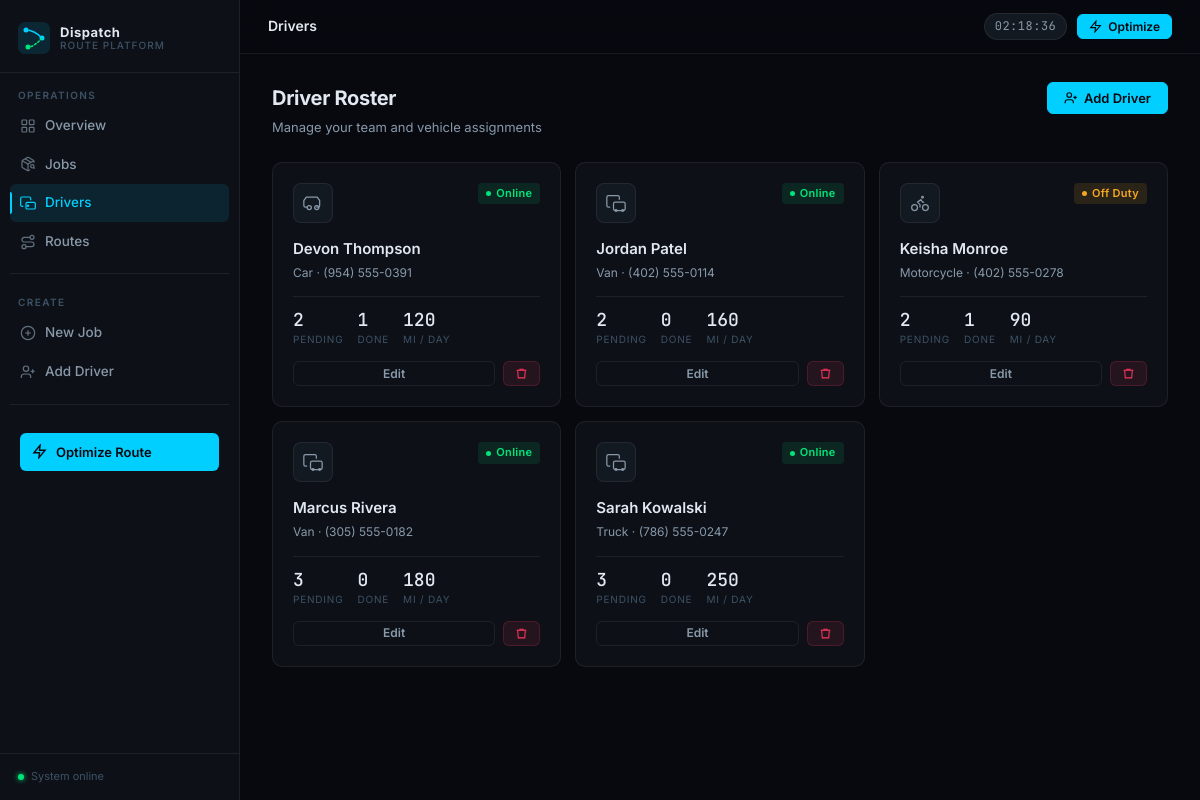
The app's page /drivers/ with its own data.
### optimizer/models.py (models this page shows, shortened)
class Driver(models.Model):
    VEHICLE_CHOICES = [
        ('van', 'Van'),
        ('truck', 'Truck'),
        ('car', 'Car'),
        ('motorcycle', 'Motorcycle'),
        ('bike', 'Bike'),
    ]
    name = models.CharField(max_length=100)
    phone = models.CharField(max_length=20, blank=True)
    vehicle_type = models.CharField(max_length=20, choices=VEHICLE_CHOICES, default='van')
    max_daily_distance = models.FloatField(default=200.0)  # miles
    is_available = models.BooleanField(default=True)
    created_at = models.DateTimeField(auto_now_add=True)
    class Meta:
        ordering = ['name']
    def pending_jobs_count(self):
        return self.jobs.filter(status='pending').count()
    def completed_jobs_count(self):
        return self.jobs.filter(status='completed').count()

### optimizer/views.py (the view)
# urls.py: path('drivers/', views.driver_list, name='driver_list'),
def driver_list(request):
    drivers = Driver.objects.prefetch_related('jobs').all()
    return render(request, 'optimizer/driver_list.html', {'drivers': drivers})

### optimizer/templates/optimizer/driver_list.html (shortened to what this page needs)
{% extends 'optimizer/base.html' %}
{% block page_title %}Drivers{% endblock %}
{% block content %}
<div class="page-header">
  <div>
    <h1>Driver Roster</h1>
    <div class="sub">Manage your team and vehicle assignments</div>
  </div>
  <a href="{% url 'driver_create' %}" class="btn btn-primary">
    <svg xmlns="http://www.w3.org/2000/svg" viewBox="0 0 24 24" fill="none" stroke="currentColor"><path d="M16 21v-2a4 4 0 0 0-4-4H6a4 4 0 0 0-4 4v2"/><circle cx="9" cy="7" r="4"/><line x1="19" y1="8" x2="19" y2="14"/><line x1="22" y1="11" x2="16" y2="11"/></svg>
    Add Driver
  </a>
</div>
{% if drivers %}
<div class="driver-grid">
  {% for driver in drivers %}
  <div class="driver-card">
    <div class="driver-header">
      <div class="vehicle-icon">
        {% if driver.vehicle_type == 'van' or driver.vehicle_type == 'truck' %}
        <svg xmlns="http://www.w3.org/2000/svg" viewBox="0 0 24 24" fill="none" stroke="currentColor"><path d="M5 17H3a2 2 0 0 1-2-2V5a2 2 0 0 1 2-2h11a2 2 0 0 1 2 2v3"/><rect x="9" y="11" width="14" height="10" rx="2"/><circle cx="12" cy="21" r="1"/><circle cx="20" cy="21" r="1"/></svg>
        {% elif driver.vehicle_type == 'car' %}
        <svg xmlns="http://www.w3.org/2000/svg" viewBox="0 0 24 24" fill="none" stroke="currentColor"><path d="M5 17H3a2 2 0 0 1-2-2V9l3-4h13l3 4v6a2 2 0 0 1-2 2h-2"/><circle cx="7.5" cy="17.5" r="2.5"/><circle cx="16.5" cy="17.5" r="2.5"/></svg>
        {% else %}
        <svg xmlns="http://www.w3.org/2000/svg" viewBox="0 0 24 24" fill="none" stroke="currentColor"><circle cx="18.5" cy="17.5" r="3.5"/><circle cx="5.5" cy="17.5" r="3.5"/><circle cx="15" cy="5" r="1"/><path d="M12 17.5V14l-3-3 4-3 2 3h2"/></svg>
        {% endif %}
      </div>
      {% if driver.is_available %}
      <span class="badge badge-completed">Online</span>
      {% else %}
      <span class="badge badge-pending">Off Duty</span>
      {% endif %}
    </div>
    <div class="driver-name">{{ driver.name }}</div>
    <div class="driver-meta">
      {{ driver.get_vehicle_type_display }}{% if driver.phone %} &middot; {{ driver.phone }}{% endif %}
    </div>
    <div class="driver-stats">
      <div class="ds-item">
        <span class="ds-val">{{ driver.pending_jobs_count }}</span>
        <span class="ds-lbl">Pending</span>
      </div>
      <div class="ds-item">
        <span class="ds-val">{{ driver.completed_jobs_count }}</span>
        <span class="ds-lbl">Done</span>
      </div>
      <div class="ds-item">
        <span class="ds-val">{{ driver.max_daily_distance|floatformat:0 }}</span>
        <span class="ds-lbl">mi / day</span>
      </div>
    </div>
    <div class="driver-actions">
      <a href="{% url 'driver_edit' driver.pk %}" class="btn btn-ghost btn-sm" style="flex:1;justify-content:center;">Edit</a>
      <form method="post" action="{% url 'driver_delete' driver.pk %}" onsubmit="return confirm('Remove {{ driver.name }} from the roster?');">
        <button type="submit" class="btn btn-danger btn-sm">
          <svg xmlns="http://www.w3.org/2000/svg" viewBox="0 0 24 24" fill="none" stroke="currentColor"><polyline points="3 6 5 6 21 6"/><path d="M19 6l-1 14H6L5 6"/><path d="M9 6V4h6v2"/></svg>
        </button>
      </form>
    </div>
  </div>
  {% endfor %}
</div>
{% endif %}
{% endblock %}

### optimizer/static/optimizer/css/style.css (style rules this page uses)
:root { --bg: #07090f; --bg-surface: #0d1117; --bg-elevated: #131920; --bg-hover: #1a2232; --border: rgba(255,255,255,0.07); --border-focus: rgba(0,207,255,0.45); --cyan: #00cfff; --cyan-soft: rgba(0,207,255,0.10); --cyan-mid: rgba(0,207,255,0.20); --green: #00e57a; --green-soft: rgba(0,229,122,0.10); --orange: #f5a623; --orange-soft: rgba(245,166,35,0.12); --red: #f5365c; --red-soft: rgba(245,54,92,0.10); --text: #e1e8f0; --text-2: #8899aa; --text-3: #3d5166; --font: 'Inter', system-ui, sans-serif; --mono: 'JetBrains Mono', monospace; --sidebar-w: 240px; --radius-sm: 6px; --radius: 10px; --radius-lg: 14px; --shadow: 0 4px 24px rgba(0,0,0,0.5); }
*, *::before, *::after { box-sizing: border-box; margin: 0; padding: 0; }
html { scroll-behavior: smooth; }
body { font-family: var(--font); background: var(--bg); color: var(--text); min-height: 100vh; display: flex; font-size: 14px; line-height: 1.6; -webkit-font-smoothing: antialiased; }
.page-header { display: flex; align-items: flex-start; justify-content: space-between; margin-bottom: 24px; }
.page-header h1 { font-size: 20px; font-weight: 700; letter-spacing: -0.3px; color: var(--text); }
.page-header .sub { font-size: 13px; color: var(--text-2); margin-top: 3px; font-weight: 400; }
.badge { display: inline-flex; align-items: center; gap: 5px; padding: 2px 8px; border-radius: 4px; font-size: 11px; font-weight: 600; letter-spacing: 0.3px; }
.badge::before { content: ''; width: 5px; height: 5px; border-radius: 50%; flex-shrink: 0; }
.badge-pending { background: var(--orange-soft); color: var(--orange); }
.badge-pending::before { background: var(--orange); }
.badge-completed { background: var(--green-soft); color: var(--green); }
.badge-completed::before { background: var(--green); }
.btn { display: inline-flex; align-items: center; gap: 6px; padding: 8px 16px; border-radius: var(--radius-sm); font-size: 13px; font-weight: 600; font-family: var(--font); cursor: pointer; border: 1px solid transparent; text-decoration: none; transition: all 0.15s; white-space: nowrap; line-height: 1; }
.btn svg { width: 14px; height: 14px; stroke-width: 2; flex-shrink: 0; }
.btn-primary { background: var(--cyan); color: #07090f; border-color: var(--cyan); }
.btn-ghost { background: transparent; color: var(--text-2); border-color: var(--border); }
.btn-danger { background: var(--red-soft); color: var(--red); border-color: rgba(245,54,92,0.2); }
.btn-sm { padding: 5px 11px; font-size: 12px; }
.btn-sm svg { width: 13px; height: 13px; }
.driver-grid { display: grid; grid-template-columns: repeat(auto-fill, minmax(255px, 1fr)); gap: 14px; }
.driver-card { background: var(--bg-surface); border: 1px solid var(--border); border-radius: var(--radius); padding: 20px; transition: border-color 0.15s, transform 0.15s, box-shadow 0.15s; }
.driver-header { display: flex; align-items: flex-start; justify-content: space-between; margin-bottom: 14px; }
.vehicle-icon { width: 40px; height: 40px; border-radius: 8px; background: var(--bg-elevated); border: 1px solid var(--border); display: flex; align-items: center; justify-content: center; color: var(--text-2); }
.vehicle-icon svg { width: 20px; height: 20px; stroke-width: 1.5; }
.driver-name { font-size: 15px; font-weight: 600; margin-bottom: 2px; }
.driver-meta { font-size: 12px; color: var(--text-2); }
.driver-stats { display: flex; gap: 14px; border-top: 1px solid var(--border); padding-top: 14px; margin-top: 14px; }
.ds-item { display: flex; flex-direction: column; gap: 2px; }
.ds-val { font-family: var(--mono); font-size: 18px; font-weight: 500; color: var(--text); line-height: 1; }
.ds-lbl { font-size: 10px; text-transform: uppercase; letter-spacing: 0.8px; color: var(--text-3); }
.driver-actions { display: flex; gap: 8px; margin-top: 14px; }

### records on screen
Driver: is_available "Online", name "Devon Thompson", vehicle_type "Car", phone "(954) 555-0391", pending_jobs_count "2", completed_jobs_count "1", max_daily_distance "120"
Driver: is_available "Online", name "Jordan Patel", vehicle_type "Van", phone "(402) 555-0114", pending_jobs_count "2", completed_jobs_count "0", max_daily_distance "160"
Driver: is_available "Off Duty", name "Keisha Monroe", vehicle_type "Motorcycle", phone "(402) 555-0278", pending_jobs_count "2", completed_jobs_count "1", max_daily_distance "90"
Driver: is_available "Online", name "Marcus Rivera", vehicle_type "Van", phone "(305) 555-0182", pending_jobs_count "3", completed_jobs_count "0", max_daily_distance "180"
Driver: is_available "Online", name "Sarah Kowalski", vehicle_type "Truck", phone "(786) 555-0247", pending_jobs_count "3", completed_jobs_count "0", max_daily_distance "250"
